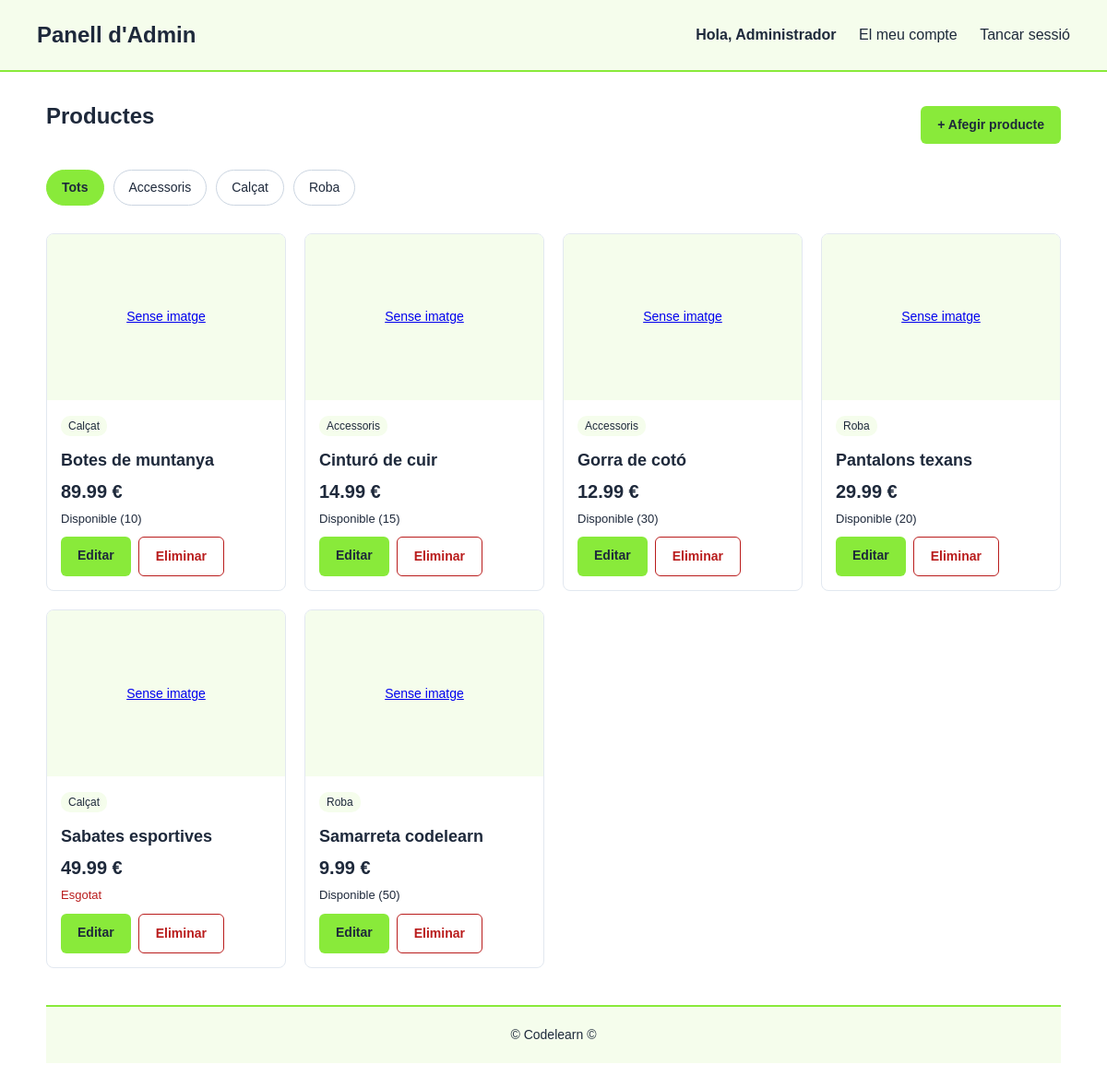
/admin/index.php (signed in), run on the app's committed database.
### tables this page shows
CREATE TABLE categories (
    id  INT AUTO_INCREMENT PRIMARY KEY,
    nom VARCHAR(100) NOT NULL
);

CREATE TABLE productes (
    id           INT AUTO_INCREMENT PRIMARY KEY,
    nom          VARCHAR(200)   NOT NULL,
    descripcio   TEXT,
    preu         DECIMAL(10,2)  NOT NULL,
    estoc        INT            NOT NULL DEFAULT 0,
    imatge       VARCHAR(255),
    categoria_id INT,
    creat_a      TIMESTAMP DEFAULT CURRENT_TIMESTAMP,
    FOREIGN KEY (categoria_id) REFERENCES categories(id) ON DELETE SET NULL
);

### admin/index.php (the view, shortened to what this page needs)
<?php
require_once '../includes/db.php';
$stmt = $pdo->prepare("SELECT * FROM categories ORDER BY nom ASC");
$stmt->execute();
$categories = $stmt->fetchAll();
$categoria_sel = isset($_GET['categoria']) ? (int)$_GET['categoria'] : 0;
$sql = "SELECT p.*, c.nom AS categoria_nom
        FROM productes p
        LEFT JOIN categories c ON p.categoria_id = c.id";
$params = [];
$sql .= " ORDER BY p.nom ASC";
$stmt = $pdo->prepare($sql);
$stmt->execute($params);
$productes = $stmt->fetchAll();
require_once '../includes/header.php';
?>
<div class="admin-barra">
    <h2>Productes</h2>
    <a href="nou_producte.php" class="boto boto-nou">+ Afegir producte</a>
</div>
<section class="filtres">
    <div class="filtres-categories">
        <a href="index.php" class="<?= $categoria_sel === 0 ? 'actiu' : '' ?>">
            Tots
        </a>
        <?php foreach ($categories as $categoria): ?>
            <a href="index.php?categoria=<?= $categoria['id'] ?>"
               class="<?= $categoria_sel === $categoria['id'] ? 'actiu' : '' ?>">
                <?= htmlspecialchars($categoria['nom']) ?>
            </a>
        <?php endforeach; ?>
    </div>
</section>
<section class="productes-graella">
    <?php if (empty($productes)): ?>
        <p class="missatge-buit">No hi ha productes. <a href="nou_producte.php">Afegeix el primer!</a></p>
    <?php else: ?>
        <?php foreach ($productes as $producte): ?>
            <article class="producte-targeta">
                <a href="editar_producte.php?id=<?= $producte['id'] ?>" class="producte-imatge">
                    <?php if ($producte['imatge']): ?>
                        <img src="../uploads/<?= htmlspecialchars($producte['imatge']) ?>"
                             alt="<?= htmlspecialchars($producte['nom']) ?>">
                    <?php else: ?>
                        <div class="imatge-buida">Sense imatge</div>
                    <?php endif; ?>
                </a>
                <div class="producte-info">
                    <span class="categoria"><?= htmlspecialchars($producte['categoria_nom'] ?? 'Sense categoria') ?></span>
                    <h2><?= htmlspecialchars($producte['nom']) ?></h2>
                    <p class="preu"><?= number_format($producte['preu'], 2) ?> €</p>
                    <?php if ($producte['estoc'] > 0): ?>
                        <span class="estoc disponible">Disponible (<?= $producte['estoc'] ?>)</span>
                    <?php else: ?>
                        <span class="estoc esgotat">Esgotat</span>
                    <?php endif; ?>
                    <div class="admin-accions">
                        <a href="editar_producte.php?id=<?= $producte['id'] ?>" class="boto boto-editar">
                            Editar
                        </a>
                        <a href="eliminar_producte.php?id=<?= $producte['id'] ?>"
                           class="boto boto-eliminar"
                           onclick="return confirm('Segur que vols eliminar aquest producte?')">
                            Eliminar
                        </a>
                    </div>
                </div>
            </article>
        <?php endforeach; ?>
    <?php endif; ?>
</section>
<?php require_once '../includes/footer.php'; ?>

### css/estils.css (style rules this page uses)
body { background-color: #fff; color: #1e293b; font-family: Arial, sans-serif; margin: 0; line-height: 1.5; }
h2 { margin-top: 0; }
.filtres { margin-bottom: 30px; display: flex; justify-content: space-between; align-items: center; gap: 10px; }
.filtres-categories { display: flex; flex-wrap: wrap; gap: 10px; }
.filtres a { background-color: #fff; color: #1e293b; border: 1px solid #cbd5e1; padding: 8px 16px; border-radius: 20px; text-decoration: none; font-size: 14px; }
.filtres a.actiu { background-color: #89ea3a; border-color: #89ea3a; font-weight: bold; }
.productes-graella { display: grid; grid-template-columns: repeat(auto-fill, minmax(240px, 1fr)); gap: 20px; }
.producte-targeta { border: 1px solid #e2e8f0; border-radius: 8px; overflow: hidden; }
.producte-imatge { display: block; }
.producte-targeta img, .imatge-buida { width: 100%; height: 180px; object-fit: cover; display: block; }
.imatge-buida { background-color: #f5fdec; display: flex; align-items: center; justify-content: center; font-size: 14px; }
.producte-info { padding: 15px; }
.producte-info h2 { font-size: 18px; margin: 5px 0; }
.categoria { display: inline-block; background-color: #f5fdec; font-size: 12px; padding: 2px 8px; border-radius: 10px; margin-bottom: 8px; }
.preu { font-size: 20px; font-weight: bold; margin: 5px 0; }
.estoc { display: block; font-size: 13px; margin-bottom: 10px; }
.estoc.esgotat { color: #b91c1c; }
.boto { display: inline-block; background-color: #89ea3a; color: #1e293b; padding: 10px 18px; border: none; border-radius: 6px; text-decoration: none; font-size: 14px; font-weight: bold; cursor: pointer; }
.boto-eliminar { background-color: #fff; color: #b91c1c; border: 1px solid #b91c1c; }
.admin-barra { display: flex; justify-content: space-between; align-items: center; margin-bottom: 20px; }
.admin-accions { display: flex; gap: 8px; margin-top: 10px; }

### data on the page
categories: nom "Accessoris"
categories: nom "Calçat"
categories: nom "Roba"
productes: shows "Sense imatge", categoria.nom "Calçat", nom "Botes de muntanya", preu "89.99", estoc "10"
productes: shows "Sense imatge", categoria.nom "Accessoris", nom "Cinturó de cuir", preu "14.99", estoc "15"
productes: shows "Sense imatge", categoria.nom "Accessoris", nom "Gorra de cotó", preu "12.99", estoc "30"
productes: shows "Sense imatge", categoria.nom "Roba", nom "Pantalons texans", preu "29.99", estoc "20"
productes: shows "Sense imatge", categoria.nom "Calçat", nom "Sabates esportives", preu "49.99", estoc "Esgotat"
productes: shows "Sense imatge", categoria.nom "Roba", nom "Samarreta codelearn", preu "9.99", estoc "50"

### other printed values
$titol "Panell d'Admin"
$_SESSION['nom'] "Administrador"
